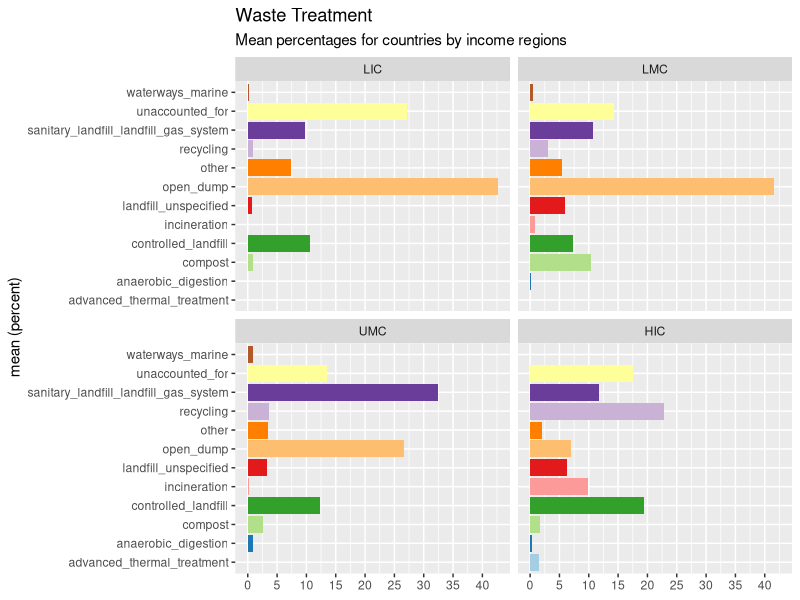

Generate this figure with R:
## ---- chunk 1
library(tidyverse)
library(here)
## ---- chunk 2

treatment_mean <- read_csv(here("data/what_a_waste/what-a-waste-city-level-data-treatment-mean.csv"))

## ---- chunk 3

treatment_mean |> 
  pivot_wider(names_from = income_id, 
              values_from = mean) |> 
  knitr::kable(digits = 1)
## ---- chunk 4
income_fct_level <- c("LIC", "LMC", "UMC", "HIC") 

treatment_mean_fct <- treatment_mean |> 
  mutate(income_id = factor(income_id, levels = income_fct_level))  

ggplot(data = treatment_mean_fct,
       mapping = aes(x = waste_treatment, y = mean, fill = waste_treatment)) + 
  geom_col() + 
  coord_flip() +
  labs(title = "Waste Treatment", 
       subtitle = "Mean percentages for countries by income regions", 
       x = "mean (percent)", 
       y = NULL) + 
  scale_fill_brewer(type = "qual", palette = "Paired") +
  scale_y_continuous(breaks = seq(0, 40, 5)) +
  facet_wrap(~income_id) +
  theme(legend.position = "none") 



